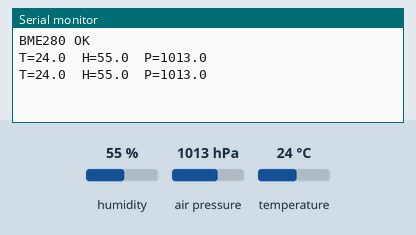
This sketch was run on a simulated ESP32. Shown: the last lines printed to the serial monitor. The inputs (shaded band) are chosen by the test bench; at power-on: humidity 55 %, air pressure 1013 hPa, temperature 24 °C.

Above: at 2.8 s.
2.9 s: humidity set to 22 %
At 5.1 s:
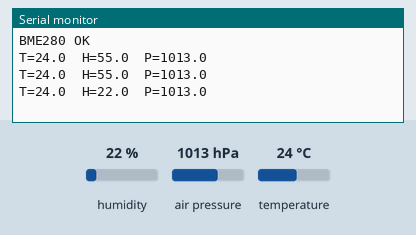
5.6 s: air pressure set to 952 hPa
At 6.8 s:
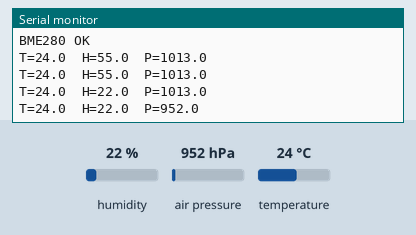
8.3 s: temperature set to 12 °C
At 11.3 s:
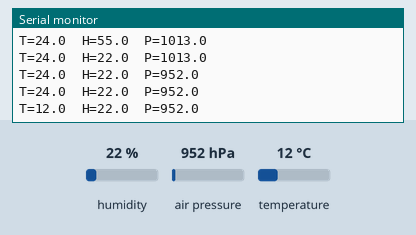

The sketch:

test_bme280.ino
```cpp
#include <Wire.h>
#include <Adafruit_BME280.h>

Adafruit_BME280 bme;

void setup() {
  Serial.begin(115200);
  if (!bme.begin(0x76)) {
    Serial.println("BME280 not found — check wiring and I2C address");
    while (1) delay(1000);
  }
  Serial.println("BME280 OK");
}

void loop() {
  Serial.printf("T=%.1f  H=%.1f  P=%.1f\n",
    bme.readTemperature(),
    bme.readHumidity(),
    bme.readPressure() / 100.0f);
  delay(2000);
}
```

Measured:
- after the input at 2.9 s, the serial monitor: prints a new line after 1.1 s (image 1)
- after the input at 5.6 s, the serial monitor: prints a new line after 0.41 s (image 2)
- after the input at 8.3 s, the serial monitor: prints a new line after 1.7 s (image 3)
